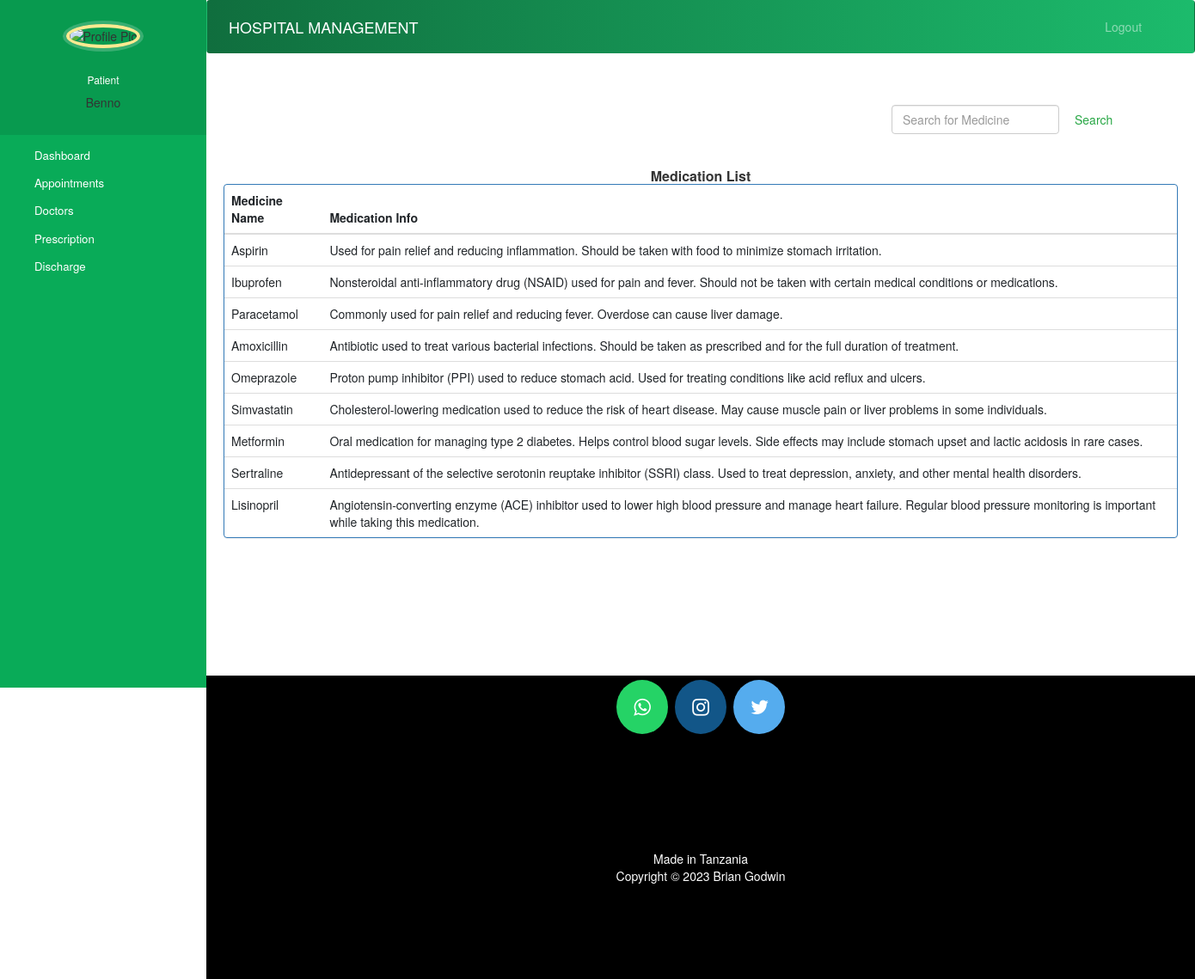
The app's page /reminder/list-medicines (signed in) with its own data.
### reminder/models.py (models this page shows, shortened)
class Medicine(models.Model):
    medication_name = models.TextField(null=True)
    medicine_info = models.TextField(null=True)

### reminder/views.py (the view)
# urls.py: path("list-medicines", views.list_medicines),
def list_medicines(request):
    medicines = models.Medicine.objects.all()
    return render(request, 'reminder/patient_list_medicine.html', {'medicines': medicines})

### templates/reminder/patient_list_medicine.html (shortened to what this page needs)
{% extends 'hospital/patient_base.html' %}
{% block content %}
{%load static%}
  <head>
    <link href="//netdna.bootstrapcdn.com/bootstrap/3.0.0/css/bootstrap.min.css" rel="stylesheet" id="bootstrap-css">
  </head>
  <div class="container">
      <form  action="/reminder/search-medicine-view" method="get" style="margin-left:70%;" class="form-inline my-2 my-lg-0">
        <input class="form-control mr-sm-2" type="search" placeholder="Search for Medicine" name="query" id="query" aria-label="Search">
        <button class="btn btn-outline-success my-2 my-sm-0" type="submit">Search</button>
      </form>
      <br><br>
    {% if medicines %}
    <div>
      <h6 class="panel-title"><strong> Medication List </strong></h6>
    </div>
    <div class="panel panel-primary">
      <table class="table table-hover" id="dev-table">
          <thead>
            <tr>
              <th>Medicine Name</th>
              <th>Medication Info</th>
            </tr>
          </thead>
          {% for medicine in medicines %}
          <tr>
            <td> {{ medicine.medication_name }}</td>
            <td>{{ medicine.medicine_info }}</td>
          </tr>
          {% endfor %}
        </table>
    </div>
    {%else%}
    <br><br><br>
    <h4 style="text-align: center;color: red;">No Medicines found !!!</h4>
    {% endif %}
  </div>
{% endblock content %}

### templates/hospital/patient_base.html (shortened to what this page needs)
<!DOCTYPE html>
{% load static %}
<html lang="en">
<head>
  <link rel="stylesheet" href="https://stackpath.bootstrapcdn.com/bootstrap/4.3.1/css/bootstrap.min.css">
  <link rel="stylesheet" href="https://maxcdn.bootstrapcdn.com/font-awesome/4.7.0/css/font-awesome.min.css">
</head>
<body>
  <nav class="menu" tabindex="0">
    <header class="avatar">
      <img src="{% static patient.profile_pic.url %}" alt="Profile Pic" />
      <br><br>
      <h6 style="color: white;" >Patient</h6>
      <h2style="color: white;" >{{request.user.first_name}}</h2>
    </header>
    <ul>
      <li tabindex="0" class="icon-dashboard"> <a style="color:white; text-decoration:none;" href="/hospital/patient-dashboard"><span>Dashboard</span></a> </li>
      <li tabindex="0" class="icon-calendar"> <a style="color:white; text-decoration:none;" href="/appointment/patient-appointment"><span>Appointments</span></a></li>
      <li tabindex="0" class="icon-users"> <a style="color:white; text-decoration:none;" href="/hospital/patient-view-doctor"><span>Doctors</span></a></li>
      <li tabindex="0" class="icon-users"> <a style="color:white; text-decoration:none;" href="/reminder/patient-view-prescription"><span>Prescription</span></a></li>
      <li tabindex="0" class="icon-users"> <a style="color:white; text-decoration:none;" href="/hospital/patient-discharge"><span>Discharge</span></a></li>
    </ul>
  </nav>
  <main>
    <div class="bs-example">
      <nav class="navbar navbar-expand-md  navbar-dark fixed-top"  style="background: -webkit-linear-gradient(left, #106e3e, #1cbb6c);">
        <a href="/hospital/patient-dashboard" class="navbar-brand">HOSPITAL MANAGEMENT</a>
        <div class="collapse navbar-collapse justify-content-between" id="navbarCollapse">
          <div class="navbar-nav" style=" margin-left: 90%;">
            <a href="/hospital/logout" class="nav-item nav-link">Logout</a>
          </div>
        </div>
      </nav>
    </div>
    <br><br>
    {% block content %}
    {% endblock content %}
    <br><br><br><br><br><br><br>
    <footer>
      <p>
        <a id="ftr" href="https://api.whatsapp.com/send?phone=255769098042&text=Hello%20bgame.%0d%0aHow%20are%20you%20%3f%0d%0aI%20came%20from%20your%20website.&source=&data=#" class="fa fa-whatsapp"></a>
        <a id="ftr" href="https://instagram.com/godwinbrian808" class="fa fa-instagram"></a>
        <a id="ftr" href="https://twitter.com/godwinbrian808" class="fa fa-twitter"></a>
      </p>
      <br>
      <div class="container">
        <div class="row">
          <div class="col-md-12 col-sm-12">
            <div style="color:#ffffff;" class="wow fadeInUp footer-copyright">
              <p>Made in Tanzania <br>
                Copyright &copy;  2023 Brian Godwin </p>
            </div>
          </div>
        </div>
      </div>
    </footer>
  </main>
</body>
</html>

### templates/hospital/patient_base.html (style rules this page uses)
a:link { text-decoration: none; }
a { color: white; }
footer { padding: 0px 0px 0px 0px; background-color: black; margin: 0px; }
#ftr { padding: 20px; }
.fa { font-size: 23px; width: 60px; text-align: center; text-decoration: none; margin: 5px 2px; border-radius: 50%; }
.fa-whatsapp { background: #25d366; color: white; }
.fa-twitter { background: #55ACEE; color: white; }
.fa-instagram { background: #125688; color: white; }
p { text-align: center; }
body { padding-left: 240px; }
main { position: relative; height: 100vh; }
.menu { background: #09ab58; height: 100vh; width: 240px; position: fixed; top: 0px; left: 0; z-index: 5; outline: none; }
.menu .avatar { background: rgba(0, 0, 0, 0.1); padding: 2em 0.5em; text-align: center; }
.menu .avatar img { width: 100px; border-radius: 50%; overflow: hidden; border: 4px solid #ffea92; box-shadow: 0 0 0 4px rgba(255, 255, 255, 0.2); }
.menu ul { list-style: none; padding: 0.5em 0; margin: 0; }
.menu ul li { padding: 0.5em 1em 0.5em 3em; font-size: 0.95em; font-weight: regular; background-repeat: no-repeat; background-position: left 15px center; background-size: auto 20px; transition: all 0.15s linear; cursor: pointer; }
.menu ul li.icon-dashboard { background-image: url("http://www.entypo.com/images//gauge.svg"); }
.menu ul li.icon-users { background-image: url("http://www.entypo.com/images//users.svg"); }
.menu ul li.icon-calendar { background-image: url("http://www.entypo.com/images//calendar.svg"); }

### templates/reminder/patient_list_medicine.html (style rules this page uses)
a:link { text-decoration: none; }
h6 { text-align: center; }
.row { margin: 100px; }

### records on screen
Medicine: medication_name "Aspirin", medicine_info "Used for pain relief and reducing inflammation. Should be taken with food to minimize stomach irritation."
Medicine: medication_name "Ibuprofen", medicine_info "Nonsteroidal anti-inflammatory drug (NSAID) used for pain and fever. Should not be taken with certain medical conditions or medications."
Medicine: medication_name "Paracetamol", medicine_info "Commonly used for pain relief and reducing fever. Overdose can cause liver damage."
Medicine: medication_name "Amoxicillin", medicine_info "Antibiotic used to treat various bacterial infections. Should be taken as prescribed and for the full duration of treatment."
Medicine: medication_name "Omeprazole", medicine_info "Proton pump inhibitor (PPI) used to reduce stomach acid. Used for treating conditions like acid reflux and ulcers."
Medicine: medication_name "Simvastatin", medicine_info "Cholesterol-lowering medication used to reduce the risk of heart disease. May cause muscle pain or liver problems in some individuals."
Medicine: medication_name "Metformin", medicine_info "Oral medication for managing type 2 diabetes. Helps control blood sugar levels. Side effects may include stomach upset and lactic acidosis in rare cases."
Medicine: medication_name "Sertraline", medicine_info "Antidepressant of the selective serotonin reuptake inhibitor (SSRI) class. Used to treat depression, anxiety, and other mental health disorders."
Medicine: medication_name "Lisinopril", medicine_info "Angiotensin-converting enzyme (ACE) inhibitor used to lower high blood pressure and manage heart failure. Regular blood pressure monitoring is important while taking this medication."

### other values on screen
{{ request.user.first_name }} "Benno"
